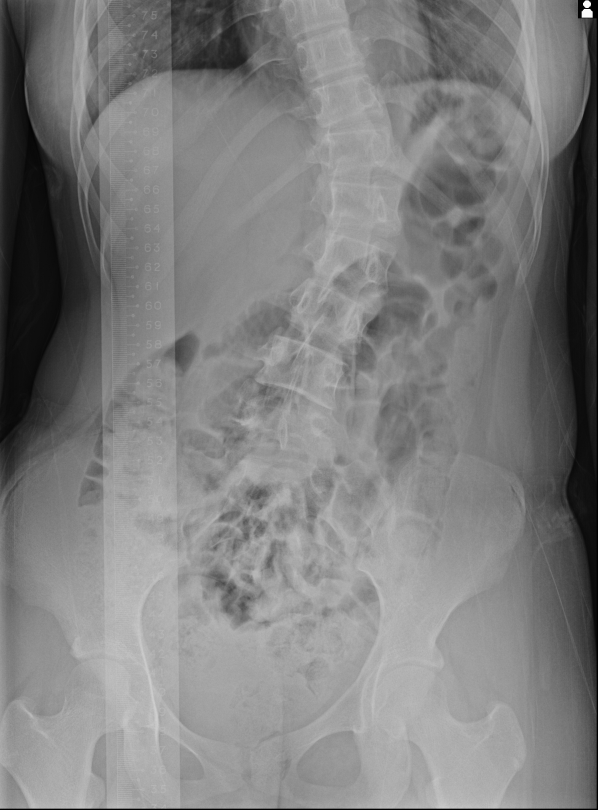
#> input picture BUU-LSPINE/AP/images/0025-F-015Y0.jpg, 1792 x 2428 px (shown at 1/3 size)
$ python -i debug_air_visualize.py   (imports and definitions only)   (older library calls are emulated)
#> lines starting #> are read from the running program, lines starting #| are printed output that depends on the picture
#> further down, picture is the input picture: shape (2428, 1792); min 0, max 255, mean 126.9
### bmd-viewer/backend/app/services/inference/yolo_engine.py
"""YOLOv8 segmentation 기반 실제 BMD 추론 엔진.

노트북(L4_AP_segmentation.ipynb)의 파이프라인을 백엔드 서비스로 이식한 것이다.

파이프라인:
  1) DICOM 로드 + 전처리 (MONOCHROME1 보정, Rescale 적용)
     - 모델 입력용 8bit RGB (노출 정규화, 뼈 밝게)
     - 골밀도 계산용 dens 배열 (선형성 보존, percentile 클립 없음)
  2) YOLOv8-seg 추론 → L1~L5 분할
  3) L4 선택 (class 직접 매칭, 실패 시 위→아래 4번째 fallback)
  4) L4 폴리곤 → 마스크 (ROI_SHRINK으로 중앙 해면골 영역만)
  5) 마스크 영역 dens 픽셀 통계 = proxy BMD
  6) 분할 오버레이/미리보기 저장 + XAI 기여 항목 산출
"""
from __future__ import annotations

import logging
import math
from pathlib import Path

import cv2
import numpy as np

from app.core.config import settings
from app.services.inference.engine import (
    BmdInferenceEngine,
    InferenceResult,
    PartialInferenceError,
    SegmentResult,
    XaiResult,
)

logger = logging.getLogger(__name__)

CLASS_NAMES = ["L1", "L2", "L3", "L4", "L5"]
L4_CLASS_ID = CLASS_NAMES.index("L4")  # 3

# 노트북 하이퍼파라미터 (L4_AP_segmentation_v9.ipynb — YOLO26m-seg, AP+LA)
INVERT = True          # MONOCHROME1을 학습 톤에 맞춰 뼈를 밝게
CONF = 0.25            # detection confidence threshold
IMGSZ = 640            # 학습/ONNX export 입력 크기 (dynamic=False로 고정)
# 해면골 ROI 크기(ROI_SHRINK)는 settings.bmd_roi_shrink로 이동 — 런타임 튜닝 가능.
# 1.0=L4 전체, 0.85=L4에 딱 맞음(피질골 edge 회피, 모델 소스와 동일), 0.7=좁은 중심.

# BMD is normalized per-image (relative to this image's own soft-tissue
# baseline and bone peak), so no fixed reference constant is used.
# This keeps the score stable across different DICOM bit depths/exposures.

# XAI Seg-Grad-CAM 히트맵 합성 비율 (0.55*원본 + 0.45*히트맵), 노트북 v18 E1 동일
CAM_BLEND = 0.45

# ---------- Precision / LSC (v18 노트북 D0와 동일 산식) ----------
# 재촬영 사이 재위치(repositioning) 노이즈를 흉내내는 강체+스케일 섭동.
# 노트북 v18의 LSC_JITTER와 동일한 값 — 두 시각(visit) 사이 실제 변화가 아닌
# '같은 환자를 다시 찍었을 때의 위치 오차'만큼만 흔든다.
JITTER_DEG = 2.0          # +/- 회전 (도)
JITTER_SHIFT_FRAC = 0.01  # +/- 이동 (이미지 크기 대비 비율)
JITTER_SCALE = 0.02       # +/- 배율
LSC_N_REPEATS = 5         # 스터디당 재측정 횟수
LSC_Z95 = 2.77            # ISCD 95% 신뢰수준 계수 (RMS-CV% -> LSC%)

# ---------- 텍스처(골소주 미세구조) + AE 이상점수 (노트북 v18 Sec.C/B4) ----------
GLCM_LEVELS = 32       # GLCM 그레이레벨 양자화 단계
VARIO_MAX_LAG = 8      # variogram(TBS 유사) 최대 lag(px)
FRACTAL_BLOCK = 31     # box-counting 전 적응적 이진화 커널 크기
AE_CHECKPOINT_FILE = "spine_ae_best.pt"
AE_SCALER_FILE = "feature_scaler_mean_std.json"
AE_REFERENCE_FILE = "ae_reference_features.csv"


# Seg-Grad-CAM 네크 레이어 (노트북 v18 E1). 실측 확정값 — v17이 물려준 인덱스
# 15("P3 neck feature"라던 주석)는 이 모델의 실제 층 그래프에서 학습 파라미터가
# 없는 bare Concat이라 그래디언트가 의미 없었다(off-by-one, 가정이 아니라 실측
# 으로 확인). 층 그래프를 직접 나열해([type(m).__name__ for m in net.model])
# Concat을 처리하는 다음 C3k2인 16으로 수정 — 4장 스윕에서 energy-in-spine
# 62.3%/pointing-game 100% (레이어 15는 13.0%/50%).
CAM_NECK_LAYER = 16
CAM_PROTO_SCALE = 4  # prototype-mask 해상도 = IMGSZ // 4


class _SegGradCAM:
    """실제 그래디언트 기반 Seg-Grad-CAM (노트북 v18 E1 이식 — Eigen-CAM 대체).

    Eigen-CAM(클래스 무관, PCA 기반, v3~v2 세대)은 네크 활성맵의 제1주성분을
    쓰기 때문에 영상 내 모든 뼈(골반·늑골·대퇴골두 포함)에 반응했다 —
    "모델이 왜 L4를 그렇게 골랐는가"에 대한 답이 아니었다. 이 구현은 검출된
    L1~L5 '인스턴스 마스크 점수'의 합에 대해 실제 backward 1회를 수행해,
    척추 마스크 형성에 실제로 기여한 활성만 강조한다.

    별도 오토그래드 전용 모델 인스턴스가 필요하다: 파이프라인의 주 추론
    모델은 이미 여러 번 predict()를 거쳐 앵커 버퍼가 추론 전용(non-autograd)
    텐서로 캐시돼 있어 그래프에 들어갈 수 없다(신선한 로드는 이 문제가 없다).
    """

    # [136 lines left out: functions __init__, compute, _build_spine_feature_ae_class, not called in this run]


class _AnomalyScorer:
    """AE 재구성오차 기반 이상점수 (노트북 v18 Sec.C9, v18_spec.md Sec.5).

    척추별 특징벡터(BAR + GLCM 5종 + fractal + variogram, 표준화)를 학습된
    오토인코더로 복원하고, 복원오차(MSE)를 '정상'(PASS-QC) 코호트의 오차
    분포 대비 백분위로 환산한다. 이 배포는 재학습하지 않는다 — 체크포인트는
    노트북에서 학습된 것을 그대로 추론 전용으로 불러온다(세그멘테이션 모델과
    동일 원칙). anomaly_pct는 보정된 확률이 아니라 '이 코호트 내에서 이
    복원오차가 몇 번째 백분위인가'일 뿐이며, 라벨이 없으므로 임상적 확정
    진단이 아니다(v18_spec.md Sec.4 정직성 원칙과 동일).

    기준(reference) 분포는 노트북이 실제로 학습에 쓴 held-out validation
    오차가 아니라, 학습에 쓰인 PASS-QC 코호트(ae_reference_features.csv,
    노트북의 df_fit) 전체에서 이 로드 시점에 재계산한 오차다 — 정확한 val
    분할은 저장되지 않았으므로 가장 가까운 근사치이며, '정상' 코호트의
    분포를 앵커로 쓴다는 취지는 그대로 유지된다.
    """

    FEATURE_COLS = [
        "bar", "glcm_contrast", "glcm_correlation", "glcm_energy",
        "glcm_homogeneity", "glcm_entropy", "vario_slope", "fractal_dim",
    ]

    # [102 lines left out: functions __init__, _reconstruct_err, score, explain, not called in this run]


# BAR 0.50 + 텍스처 4종 가중합 (노트북 v17/v18 D0, verbatim). BAR이 절반 이상의
# 가중치를 갖는다 — 텍스처는 보조 지표, 주 지표는 여전히 밀도(BAR)라는 v18
# 설계 원칙을 그대로 반영한다.
BHI_WEIGHTS = {
    "bar": 0.50, "vario_slope": 0.20, "fractal_dim": 0.15,
    "glcm_homogeneity": 0.075, "glcm_entropy": 0.075,
}
# WHO T-score 관례를 빌린 컷포인트지만 DXA T-score가 아니라 '코호트 내 BAR
# z-score'에 적용한다 — 절대 진단이 아니라 익숙한 스케일을 빌린 것뿐이다.
BHI_CAT_LOW, BHI_CAT_VERYLOW = -1.0, -2.5
BHI_CAT_LABELS = {
    "normal": "Within reference range",
    "low": "Low (osteopenia-like)",
    "very_low": "Very low (osteoporosis-like)",
}


def _norm_cdf(z: float) -> float:
    return 0.5 * (1.0 + math.erf(float(z) / math.sqrt(2.0)))


class _CohortReference:
    """L1~L5 코호트 기준 z-score/BHI (노트북 v17 §3 → v18 D0, verbatim 이식).

    v18_spec.md Sec.3의 명시적 요구: "각 특징의 healthy 방향(sign)은 코호트
    에서 학습, 가정 금지". BAR는 물리 법칙(감쇠가 클수록 뼈가 많다)으로
    sign=+1을 고정하고, 나머지 텍스처 특징의 부호는 이 코호트 안에서 BAR와의
    상관계수 부호로 스스로 학습한다 — 문헌 가정이 아니라 이 배포의 실측이다.

    DXA T-score가 아니라 '이 코호트 내 상대 위치'일 뿐이며, WHO 컷포인트
    (-1.0/-2.5)는 익숙한 스케일을 빌린 것이지 절대 진단이 아니다
    (v18_spec.md Sec.4 정직성 원칙 — "T-score 아님, 코호트 z-score").
    """

    # [88 lines left out: functions __init__, _fit, score, not called in this run]


class YoloBmdEngine(BmdInferenceEngine):
    """YOLOv8-seg 기반 L1~L5 분할 + L4 proxy BMD 산출 엔진."""

    # v17: 주 지표가 BAR(배경 대비 상대 감쇠)로 바뀌어 이전 0..1 점수와 스케일이
    # 호환되지 않는다. 버전을 올려 과거 레코드와 구분하고, 기존 스터디는 재추론한다.
    MODEL_VERSION = "yolo26m-seg-l1l5-ap-la-3.0-bar"

    # [624 lines left out: functions __init__, _ensure_model, _ensure_cam, _ensure_anomaly_scorer, _ensure_bhi_reference, _load_dicom and 15 more, not called in this run]

    # ---------- v17/v18: BAR (노트북 L4_AP_segmentation_v18과 동일 산식) ----------
    DEFAULT_RESPONSE = "log"      # DICOM 태그가 없을 때 (processed CR/DX 관례)
    # v18 fix: 0.02는 A_soft가 A_air에 거의 닿을 만큼 붕괴된 마진도 통과시켜,
    # 정상적인 분자를 거의 0에 가까운 분모로 나눈 비현실적 BAR(v18 노트북 실측
    # 사례: BAR=16.8)를 "측정 신뢰 가능"으로 보고하는 사고가 있었다. 0.05로 상향.
    QC_MIN_SOFT_MARGIN = 0.05     # A_soft - A_air 가 이보다 작으면 기준값 사용 불가
    # QC 게이트 (노트북 v18과 동일 취지)
    # 연부조직 기준값 분위수. 링 오염은 단측(감쇠를 더하기만) 이므로 하위 분위수가
    # 강건 추정량이다. 25 = 링의 하위 1/4이 순수 연부조직이라고 보는 보수적 설정.
    SOFT_TISSUE_PCT = 25
    # LA에서 좌/우 후보 차이가 이보다 작으면 '더 낮은 쪽'을 확정 선택하지 않고
    # 평균을 쓴다 (scripts/debug_soft_tissue_lr_survey.py로 측면 173건 실측:
    # 28.3%(49건)가 이 문턱 미만 — 어느 쪽을 골라도 의미 없는 차이인데 매번
    # 이분법으로 한쪽을 확정하면, 재촬영/재분할 때 노이즈만으로 다른 쪽이
    # 뽑혀 기준값이 흔들릴 수 있다는 리포트로 발견).
    SOFT_TISSUE_LR_TIE_EPS = 0.02
    QC_MAX_ROI_SATURATED = 0.02   # ROI의 2% 초과가 클리핑 -> 측정 신뢰 불가
    QC_MIN_ROI_PX = 300           # 해면골 ROI가 이보다 작으면 불안정
    # v18 fix: margin 임계값이 못 잡는 경우의 독립적인 방어선. margin이 왜
    # 붕괴됐든(임계값을 살짝 통과한 경우 포함) BAR 절대값 자체가 비현실적이면
    # 뼈 판독이 아니라 파이프라인 인공물로 본다. 플레이스홀더 값 — 실제 DXA
    # 라벨이 쌓이면 재보정 필요(노트북 v18 QC_BAR_WARN_ABS/FAIL_ABS와 동일 취지).
    QC_BAR_WARN_ABS = 3.0
    QC_BAR_FAIL_ABS = 6.0
    # 히트맵 컬러 스케일 고정 기준(모든 스터디 공통). 예전엔 스터디마다 ROI의
    # 1~99 percentile로 다시 스케일을 잡아서 같은 색이 스터디마다 다른 BAR 값을
    # 뜻했다(사용자 리포트: "기준이 자꾸 바뀐다"). 0..1로 잡아 Grad-CAM
    # 패널(0=Low, 1=High attention)과 스케일까지 맞춘다 — 0(연부조직)이
    # jet의 순수 파랑, 1이 순수 빨강에 오도록. 플레이스홀더 범위 — 실제
    # 코호트 분포가 쌓이면 재보정 필요(QC_BAR_WARN_ABS와 같은 취지).
    #
    # 2026-08-13: Tried recalibrating VMAX twice (0.87 = p95, then 0.58 = p75,
    # both measured on scripts/debug_bar_distribution.py over
    # dataset-dcm/{ap,lateral}, n=213) but reverted to 1.0 at the user's
    # request. No rescaling of the color scale changes whether an
    # individual file's *measured* BAR is actually correct — a genuinely
    # low file (e.g. 3dc5b4f91af6ee03738d103a35924fba.dicom, BAR=0.04)
    # keeps looking blue and the high ones just get redder, regardless of
    # VMAX (user: "the red ones just get redder, it's meaningless"). Checked
    # that file with debug_l4_segmentation.py — the ROI is correctly placed
    # on the L4 vertebral body, and a_trab-a_soft is genuinely tiny (0.012):
    # this is a real low bone/soft-tissue-contrast image, not a code bug.
    # Next step under discussion is a low-contrast QC flag, not further
    # color-scale tuning.
    BAR_COLOR_VMIN = 0.0
    BAR_COLOR_VMAX = 1.0
    # _air_reference: Otsu 배경 안에서 '조준(collimation) 차폐 그림자'(광자
    # 미도달 -> 평탄, 국소 표준편차 거의 0)와 '진짜 직접노출'(광자 통계 잡음
    # 있음)을 가르는 국소(5x5) 표준편차 임계값(8bit 스케일). scripts/
    # debug_air_reference.py 실측(측면 2건: 배경의 67~82%가 그림자, a_air가
    # 0.09~0.14 낮게 잡힘)으로 확인 후 반영. 임계값 자체는 여전히 placeholder
    # — 표본이 쌓이면 재보정 필요(QC_BAR_WARN_ABS와 같은 취지).
    AIR_SHADOW_STD_MAX = 2.0

    # 노트북 v17 Step 3a 상수 (trabecular_roi)
    # 0.10/0.18은 몇몇 실측 사례(특히 측면)에서 여전히 침식 후에도 ROI 테두리가
    # 척추체 경계 밖(디스크 공간/인접 구조)까지 걸쳐 있었다("해면골 추출이
    # 정교하지 않다" 리포트). ROI는 결국 YOLO 분할 폴리곤 경계 안쪽만 깎아낼
    # 수 있으므로, 폴리곤 자체가 느슨하면 침식을 늘려도 한계가 있다 — 다만
    # 0.15/0.22까지는 QC_MIN_ROI_PX(300px) 대비 여유가 충분해(대표 L4 박스
    # 크기로 시뮬레이션: 가장 작은 케이스도 침식 후 3000px 이상 남음) 안전하게
    # 더 깎을 수 있다.
    ERODE_FRAC = 0.15      # 침식 커널 = 척추체 가로/세로 각 치수의 15% (피질골 테두리 제거)
    ENDPLATE_FRAC = 0.22   # 상/하 종판 밴드를 각각 22%씩 제거

    # [187 lines left out: functions _trabecular_roi, _gray_lin, _detector_response, _view_position, _view_from_shape, _to_attenuation and 1 more, not called in this run]

    @staticmethod
    def _border_connected_mask(mask: np.ndarray) -> np.ndarray:
        """mask 중 이미지 테두리에 닿아있는 연결성분만 남긴다.

        진짜 콜리메이션 배경은 항상 프레임 가장자리에서 시작해 몸 쪽으로
        번져오는 형태다. 반면 장내가스·폐야(허파)처럼 뼈보다 어두운 몸통
        내부 영역은 Otsu 임계값 하나만으로는 배경과 구분되지 않는다 — 밝기만
        보면 똑같이 "배경 후보"로 잡힌다. 이 둘의 결정적 차이는 위치다:
        전자는 테두리에 붙어 있고 후자는 몸통 안에 고립된 섬(island)이다.
        connectedComponents로 나눈 뒤 이미지 네 변 중 하나라도 닿아있는
        성분만 남기면, 몸통 내부에 갇힌 성분은 밝기와 무관하게 제외된다
        (scripts/debug_air_visualize.py로 176장 실측: air 값이 비정상적으로
        높게 (0.3~0.6대) 나온 파일들은 하나같이 복부 장내가스나 흉곽 늑골
        사이 영역이 배경으로 오분류된 경우였다 — "종판/disc 대신 air 자체를
        시각화해보니 몸통 안쪽이 초록(직접노출 판정)으로 찍힌다"는 리포트로
        발견).
        """
        m8 = mask.astype(np.uint8)
        n, lbl = cv2.connectedComponents(m8, connectivity=8)
        if n <= 1:
            return np.zeros_like(mask)
        border_labels = set(np.unique(lbl[0, :])) | set(np.unique(lbl[-1, :]))
        border_labels |= set(np.unique(lbl[:, 0])) | set(np.unique(lbl[:, -1]))
        border_labels.discard(0)
        if not border_labels:
            return np.zeros_like(mask)
        return np.isin(lbl, list(border_labels))

    # [551 lines left out: functions _air_reference, _soft_tissue_ref, _bar_score, _compute_glcm, _vario_slope, _fractal_dim and 10 more, not called in this run]

    # 5구역 종적 대조(밀도 프론트 재집계 + 텍스처 detailed 모드)가 공유하는
    # 분할 규칙. bbox 기준 정규화 위치 (fx,fy) in [0,1]에서, 중앙 50%x50%는
    # "center", 나머지는 fx<0.5/fy<0.5로 결정되는 사분면. 프론트엔드
    # regions.ts의 동일 규칙과 반드시 일치해야 두 화면이 같은 "중앙"을 뜻한다.
    REGION_NAMES = ("center", "top_left", "top_right", "bottom_left", "bottom_right")
    TEXTURE_REGION_MIN_PX = 40  # 이보다 작은 구역은 GLCM/fractal이 무의미 -> None

    # [577 lines left out: functions _five_region_masks, _texture_regions, run, _build_xai, not called in this run]

### bmd-viewer/backend/scripts/debug_air_visualize.py
"""`_air_reference()`가 실제로 어느 영역을 가리키는지 파일별로 시각화한다.

`debug_bar_components.py`/`debug_bar_air_vs_disc.py`가 찍는 air 숫자가 진짜
무피폭 배경을 가리키는지, 아니면 콜리메이션 그림자나 다른 걸 잡고 있는지 눈으로
확인하기 위한 도구. YOLO 추론이 필요 없다(air_reference는 DICOM 픽셀만 보고
계산하므로 L4 검출과 무관) — 모델 로드 없이 DICOM 로드 + Otsu만 돌아 훨씬
가볍고 빠르다.

`_air_reference()`가 반환하는 숫자 자체는 실제 프로덕션 함수를 그대로 호출해서
얻는다(항상 실제 값과 일치). 그 숫자가 어느 픽셀들에서 나왔는지 보여주는
마스크는 같은 함수가 마스크를 반환하지 않으므로 시각화 전용으로 내부 로직을
그대로 복사해 재구성했다 — `YoloBmdEngine._air_reference`가 바뀌면 아래
`_air_mask_detail`도 같이 고쳐야 어긋나지 않는다. 둘의 값이 다르면(복사본이
낡았다는 뜻) 경고를 찍는다.

색상: 초록 = 실제 25th percentile 계산에 쓰인 "직접노출" 픽셀(대부분의 경우
air 값이 여기서 나옴). 파랑 = Otsu가 배경으로는 갈랐지만 콜리메이션 그림자로
판정돼 (직접노출 표본이 충분할 때는) 계산에서 제외된 픽셀. 직접노출 표본이
부족하면 파랑 영역 전체의 25th percentile로 폴백하고, 배경 자체가 거의 없으면
(그림에 아무 하이라이트도 없이) 전체 이미지 1st percentile로 폴백한다 — 타이틀에
어느 경로였는지 표시.

출력: 파일마다 PNG 한 장, 파일명 맨 앞에 air 값을 붙인다(예: 0.1805_xxxx.png)
— 탐색기에서 이름순 정렬만 해도 낮은/높은 air 순서로 훑어볼 수 있다.

사용법 (backend 디렉터리, pydicom/opencv/matplotlib 있는 환경 — 모델 불필요)
------------------------------------------------------------------------
    python scripts/debug_air_visualize.py <dicom 파일 또는 폴더...> [--out DIR] [--limit N]
"""
from __future__ import annotations

import argparse
import sys
from pathlib import Path

import cv2
import numpy as np

_BACKEND_DIR = Path(__file__).resolve().parents[1]
if str(_BACKEND_DIR) not in sys.path:
    sys.path.insert(0, str(_BACKEND_DIR))

from app.services.inference.yolo_engine import YoloBmdEngine

DICOM_EXTS = {".dcm", ".dicom"}


# [13 lines left out: function collect_files, not called in this run]


def _air_mask_detail(gray: np.ndarray):
    """`YoloBmdEngine._air_reference`의 로직을 그대로 복사 + 마스크/타이어 반환
    (테두리-연결성 필터링 포함, `_border_connected_mask`와 동일).

    Returns (value, bg_mask, direct_exposure_mask, tier)."""
    u8 = (np.clip(gray, 0, 1) * 255).astype(np.uint8)
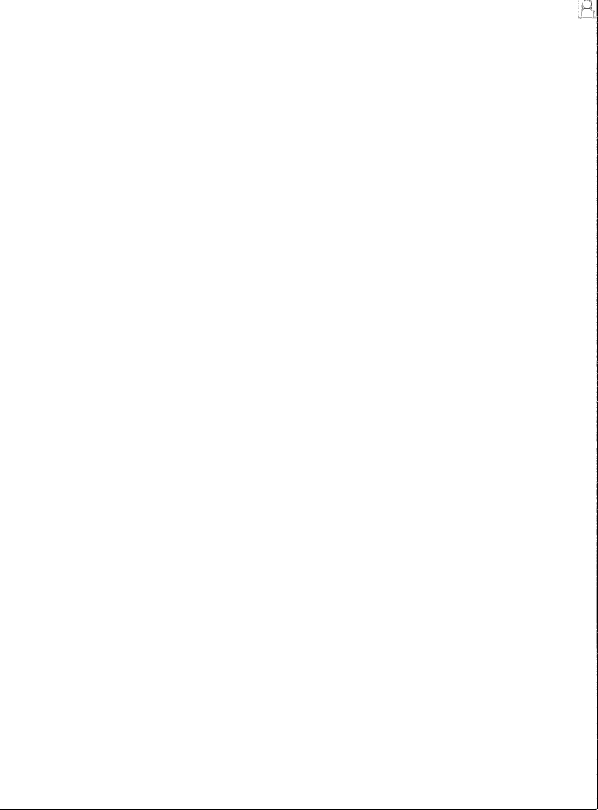
#> u8: shape (2428, 1792) (shown at 1/3 size); 99.9% white; black in thin lines or dots
    thr, _ = cv2.threshold(u8, 0, 255, cv2.THRESH_BINARY + cv2.THRESH_OTSU)
#> thr = 0
    bg_mask_raw = u8 < thr
#> bg_mask_raw: shape (2428, 1792) bool; every value is 0
    bg_mask = YoloBmdEngine._border_connected_mask(bg_mask_raw)
#> in _border_connected_mask, `n, lbl = cv2.connectedComponents(m8, connectivity=8)`: n = 1
    bg = gray[bg_mask]
#> bg = empty array
    empty = np.zeros_like(bg_mask)
    if bg.size < 0.005 * gray.size:
        bg_fallback = gray[bg_mask_raw]
#> bg_fallback = empty array
        if bg_fallback.size >= 0.005 * gray.size:
            return (
                float(np.percentile(bg_fallback, 25)), bg_mask_raw, empty,
                "tier2b: pre-filter background p25 (all border-connected candidates too small)",
            )
        return float(np.percentile(gray, 1)), empty, empty, "tier3: whole-image p1 (no real background)"

    bg_only = np.where(bg_mask, u8, 0).astype(np.float32)
    local_mean = cv2.blur(bg_only, (5, 5))
    local_sq_mean = cv2.blur(bg_only ** 2, (5, 5))
    local_std = np.sqrt(np.clip(local_sq_mean - local_mean ** 2, 0, None))
    direct_exposure = bg_mask & (local_std > YoloBmdEngine.AIR_SHADOW_STD_MAX)
    if direct_exposure.sum() >= 0.005 * gray.size:
        value = float(np.percentile(gray[direct_exposure], 25))
        return value, bg_mask, direct_exposure, "tier1: direct-exposure p25"
    return float(np.percentile(bg, 25)), bg_mask, empty, "tier2: all-background p25 (shadow-dominated)"


# [69 lines left out: functions visualize_one, main, not called in this run]


# [2 lines not run here, left out]

>>> import cv2
>>> picture = cv2.imread('../../../BUU-LSPINE/AP/images/0025-F-015Y0.jpg', cv2.IMREAD_GRAYSCALE)
>>> result = _air_mask_detail(picture)

$ run again, on BUU-LSPINE/AP/images/0112-F-064Y0.jpg
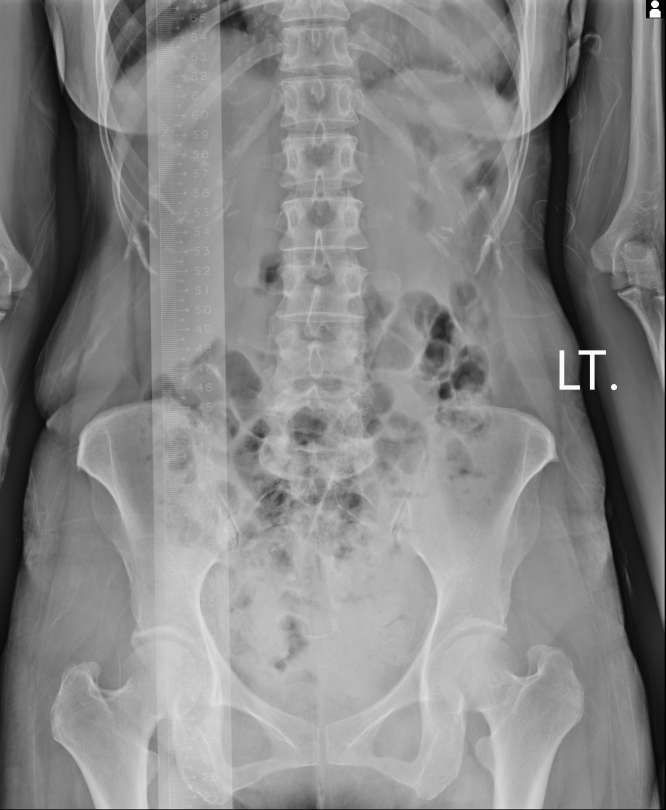
#> input picture BUU-LSPINE/AP/images/0112-F-064Y0.jpg, 1996 x 2430 px (shown at 1/3 size)
#> picture is the input picture: shape (2430, 1996); min 0, max 255, mean 133.5
#> in _air_mask_detail, `u8 = (np.clip(gray, 0, 1) * 255).astype(np.uint8)`:
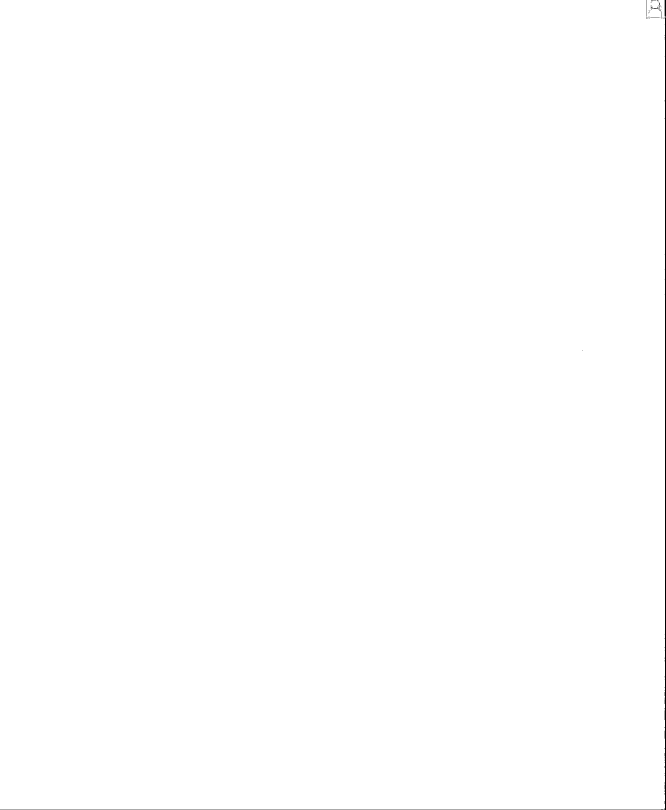
#> u8: shape (2430, 1996) (shown at 1/3 size); 99.9% white; black in thin lines or dots
#> thr = 0
#> bg_mask_raw: shape (2430, 1996) bool; every value is 0
#> lbl: shape (2430, 1996) int32; every value is 0
#> n = 1
#> bg = empty array
